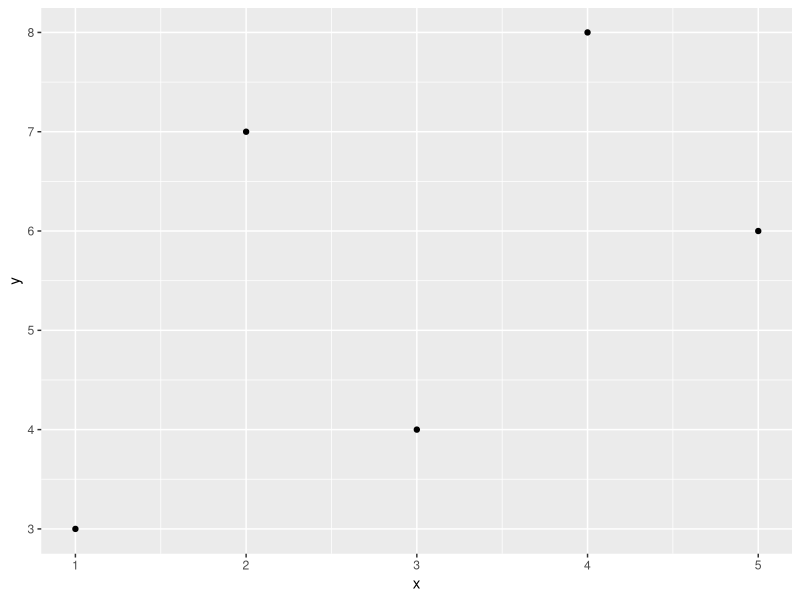

Reproduce this figure in R.
# Save your plot as a JPEG file using R.

# load ggplot2
library(ggplot2)

# Create example data
x<-c(1,2,3,4,5)
y<-c(3,7,4,8,6)

# open a JPEG device
jpeg("scatterplot.jpg")

# create the plot
qplot(x,y)

# Close the device to save the file
dev.off()
